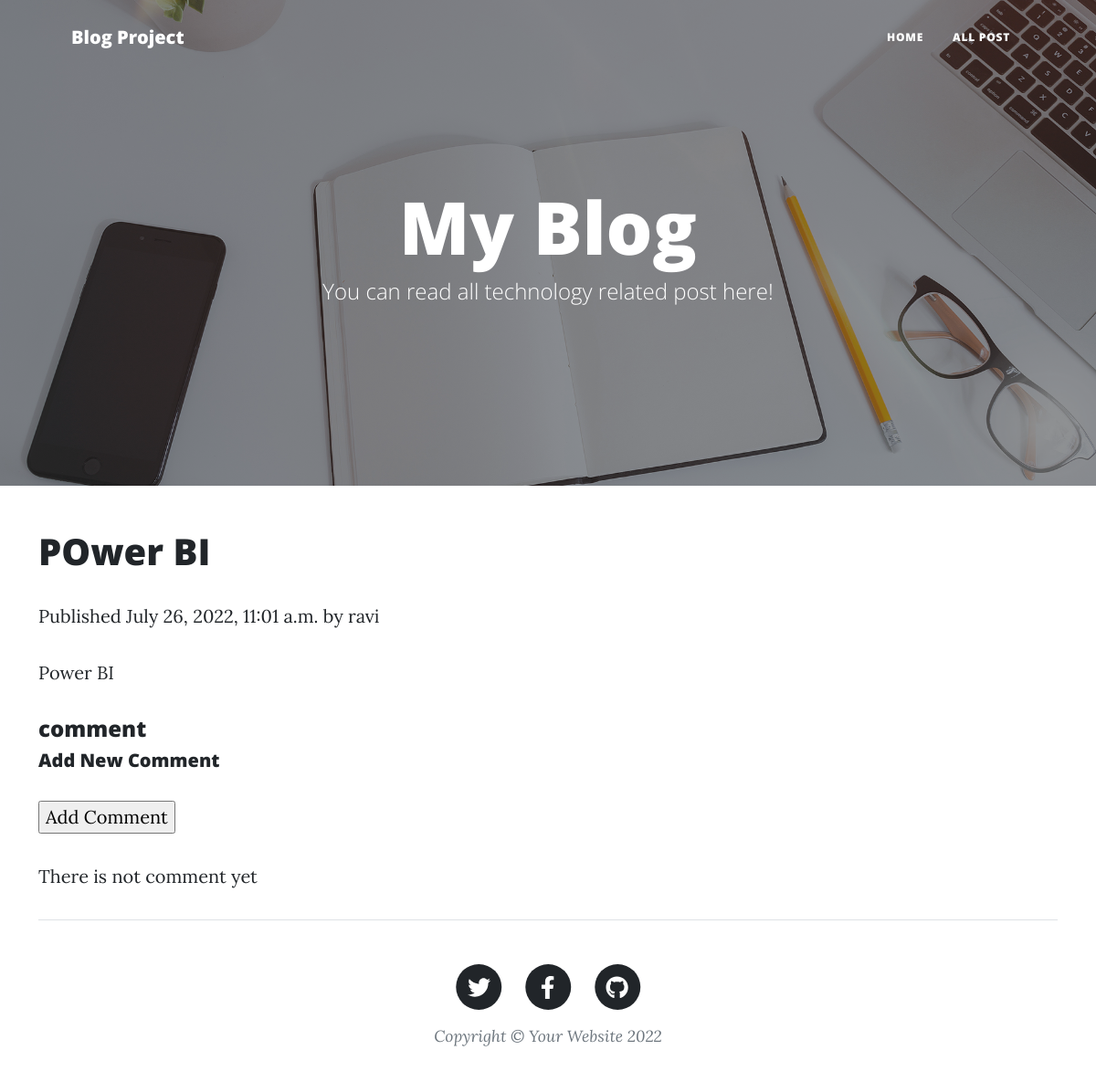
/post_details/power-bi, run on the app's committed database.
### app/models.py (models this page shows, shortened)
class Post(models.Model):
    STATUS_CHOICES = (
        ('draft', 'Draft'),
        ('published', 'Published'),
    )
    title = models.CharField(max_length=250)
    slug = AutoSlugField(unique_for_date ='publish', unique=True, null=True,default=None)
    author = models.ForeignKey(User,on_delete=models.CASCADE, related_name='blog_posts')
    body = models.TextField()
    publish = models.DateTimeField(default=timezone.now)
    created = models.DateTimeField(auto_now_add=True)
    updated = models.DateTimeField(auto_now_add=True)
    status = models.CharField(max_length=10, choices=STATUS_CHOICES, default='draft')
    class Meta:
        ordering = ['-publish']
    objects = models.Manager()
    published = PublishedManager()

### app/views.py (the view)
# urls.py: path('post_details/<slug>', views.post_details, name='post_details'),
def post_details(request, slug):
    post = Post.objects.get(slug=slug)
    return render(request, 'app/details.html', {'post':post})

### app/templates/app/details.html (shortened to what this page needs)
{% extends 'app/index.html' %}
{% block content %}
<div class="container">
   <h1>{{post.title}}</h1>
      <p class="date"> Published {{post.publish}} by {{post.author}} </p>
   <p>
      {{post.body | linebreaks }}
   </p>
   {% with comments.count as total_comments %}
   <h4>
      {{total_comments}} comment {{total_comments | pluralize}}
   </h4>
   {% endwith %}
   {% if new_comment %}
      <h2>Your comment has been added</h2>
   {% else %}
   <h5>Add New Comment</h5>
   <form action="" method="post">
      <p><input type="submit" value="Add Comment"></p>
   </form>
   {% endif %}
   {% for comment in comments %}
      <div class="comment">
         <p class="info">
         Comment {{ forloop.counter }} by {{comment.name}}
      </p>
      {{comment.body | linebreaks }}
      </div>
   {% empty %}
      <p> There is not comment yet</p>
   {% endfor %}
   {% endblock %}

### data on the page
Post: title "POwer BI", publish "July 26, 2022, 11:01 a.m.", author "ravi", body "Power BI"
